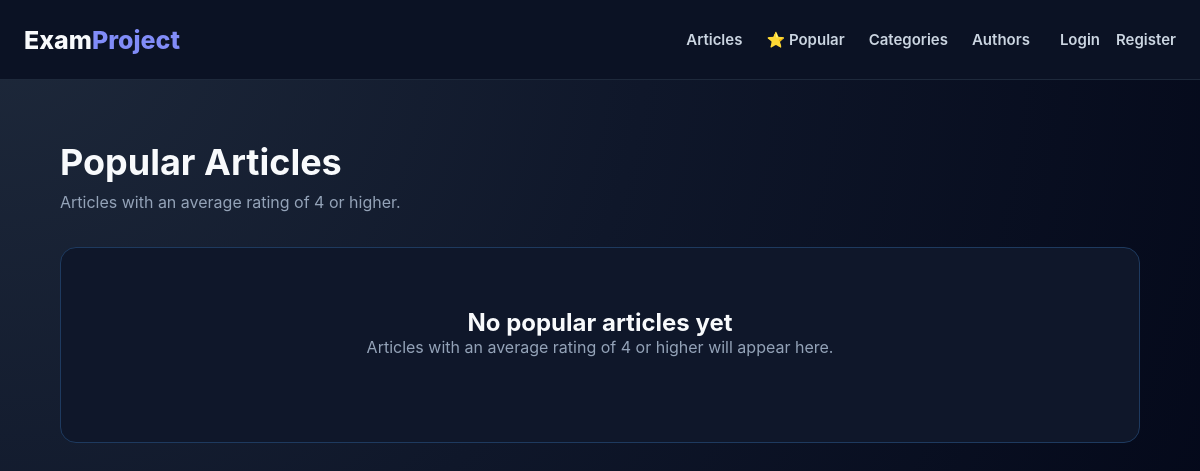
The app's page /articles/popular/, older data.
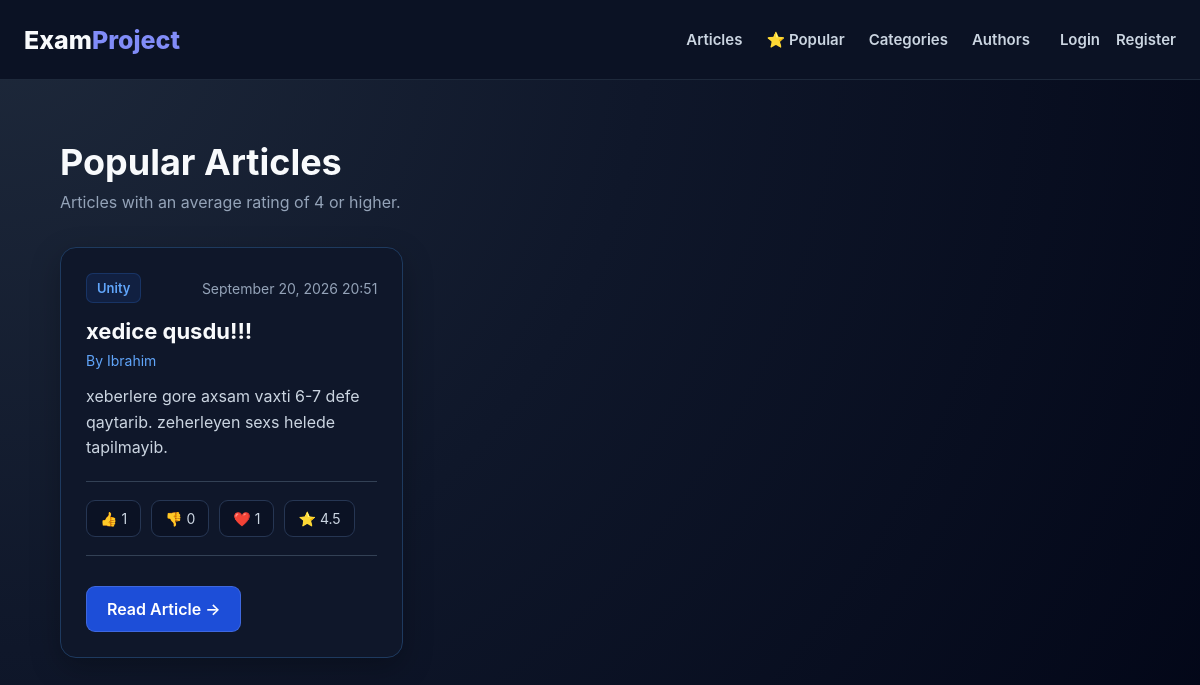
The same page, newer data.
### articles/models.py (models this page shows, shortened)
class Article(models.Model):
    title = models.CharField(
        max_length=200
    )
    image = models.ImageField(
        upload_to="articles/",
        blank=True,
        null=True
    )
    content = models.TextField()
    category = models.ForeignKey(
        Category,
        on_delete=models.SET_NULL,
        null=True,
        related_name="articles"
    )
    author = models.ForeignKey(
        User,
        on_delete=models.CASCADE,
        related_name="articles"
    )
    created_at = models.DateTimeField(
        auto_now_add=True
    )
    updated_at = models.DateTimeField(
        auto_now=True
    )
    status = models.CharField(
        max_length=20,
        choices=[
            ("pending", "Pending"),
            ("published", "Published"),
        ],
        default="pending"
    )
    likes = models.ManyToManyField(
        User,
        related_name="liked_articles",
        blank=True
    )
    dislikes = models.ManyToManyField(
        User,
        related_name="disliked_articles",
        blank=True
    )
    favorites = models.ManyToManyField(
        User,
        related_name="favorite_articles",
        blank=True
    )

class Category(models.Model):
    name = models.CharField(
        max_length=100,
        unique=True
    )

### articles/views.py (the view)
def popular_articles(request):
    articles = Article.objects.filter(
        status="published"
    ).annotate(
        average_rating=Avg("ratings__value")
    ).filter(
        average_rating__gte=4
    ).select_related(
        "author",
        "category"
    ).prefetch_related(
        "ratings",
        "likes",
        "dislikes",
        "favorites"
    ).order_by(
        "-average_rating",
        "-created_at"
    )
    return render(
        request,
        "article/popular_articles.html",
        {
            "articles": articles
        }
    )

### templates/article/popular_articles.html (shortened to what this page needs)
{% extends "base.html" %}
{% block content %}
<div class="articles-container">
    <div class="articles-header">
        <div>
            <h1>Popular Articles</h1>
            <p>
                Articles with an average rating of 4 or higher.
            </p>
        </div>
    </div>
    {% if articles %}
        <div class="articles-grid">
            {% for article in articles %}
                <article class="article-card">
                    <div class="article-card-content">
                        <div class="article-meta">
                            {% if article.category %}
                                <span class="article-category">
                                    {{ article.category.name }}
                                </span>
                            {% endif %}
                            <span>
                                {{ article.created_at|date:"F d, Y H:i" }}
                            </span>
                        </div>
                        <h2>
                            {{ article.title }}
                        </h2>
                        <p class="article-author">
                            By {{ article.author.username }}
                        </p>
                        <p class="article-preview">
                            {{ article.content|truncatewords:30 }}
                        </p>
                        <div class="article-stats">
                            <span>
                                👍 {{ article.likes.count }}
                            </span>
                            <span>
                                👎 {{ article.dislikes.count }}
                            </span>
                            <span>
                                ❤️ {{ article.favorites.count }}
                            </span>
                            <span class="article-average-rating">
                                ⭐ {{ article.average_rating|floatformat:1 }}
                            </span>
                        </div>
                        <a
                            href="{% url 'article_detail' article.id %}"
                            class="btn btn-secondary"
                        >
                            Read Article →
                        </a>
                    </div>
                </article>
            {% endfor %}
        </div>
    {% else %}
        <div class="empty-articles">
            <h2>No popular articles yet</h2>
            <p>
                Articles with an average rating of 4 or higher
                will appear here.
            </p>
        </div>
    {% endif %}
</div>
{% endblock %}

Row changes from the older to the newer data that the page shows:
added Article: category.name "Unity", created_at "September 20, 2026 20:51", title "xedice qusdu!!!", author.username "Ibrahim", content "xeberlere gore axsam vaxti 6-7 defe qaytarib. zeherleyen sexs helede tapilmayib.", likes.count "1", dislikes.count "0", favorites.count "1", average_rating "4.5"
Text that changed along with them:
text no longer shown: "No popular articles yet Articles with an average rating of 4 or higher will appear here."
